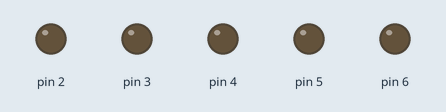
Simulated run of this sketch. Board: Arduino Uno, built with avr-gcc and run on an emulated ATmega328P. On the bench: output pins drawn as LEDs (lit = HIGH).

Above: at 0.2 s.
At 0.65 s:
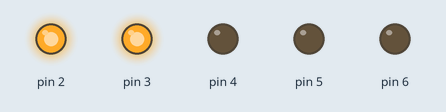
At 0.95 s:
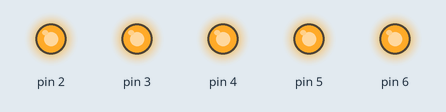
At 1.55 s:
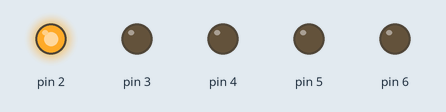
At 2.15 s:
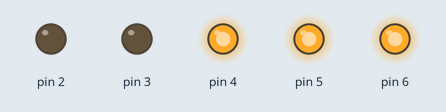
At 2.85 s:
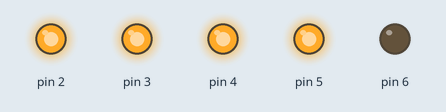
Timing chart, 0 to 3.1 s (numbered marks = the images above):
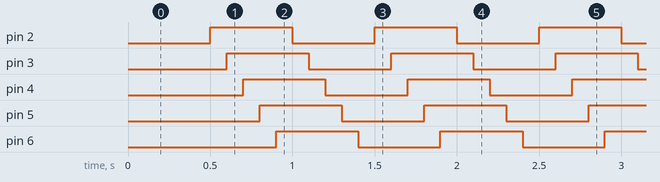

The sketch:

Project_06_Flowing_Water_Light.ino
```cpp
//**********************************************************************************
/*
 * 名称   : Flowing_Water_Light
 * 功能   : 流水灯
 * 作者   : http://www.keyes-robot.com/
*/
int BASE = 2; // 第一个LED的I/O引脚
int NUM = 5; // LED 数量

void setup(){
   for (int i = BASE; i < BASE + NUM; i ++) {
     pinMode(i, OUTPUT);   // 设置I/O引脚为输出模式
   }
}
void loop(){
   for (int i = BASE; i < BASE + NUM; i ++) {
     digitalWrite(i, LOW); // 设I/O引脚为低电平，依次熄灭led灯。
     delay(100); // 延时0.1秒
   }
   for (int i = BASE; i < BASE + NUM; i ++) {
     digitalWrite(i, HIGH); // 设置I/O引脚为高，依次点亮led灯
     delay(100); // 延时0.1秒
   }
}
//**********************************************************************************
```

Measured:
- by itself, pin 2–6: alternates HIGH for 0.50 s and LOW for 0.50 s
- by itself, everything shown: repeats every 1.0 s, in 10 steps
